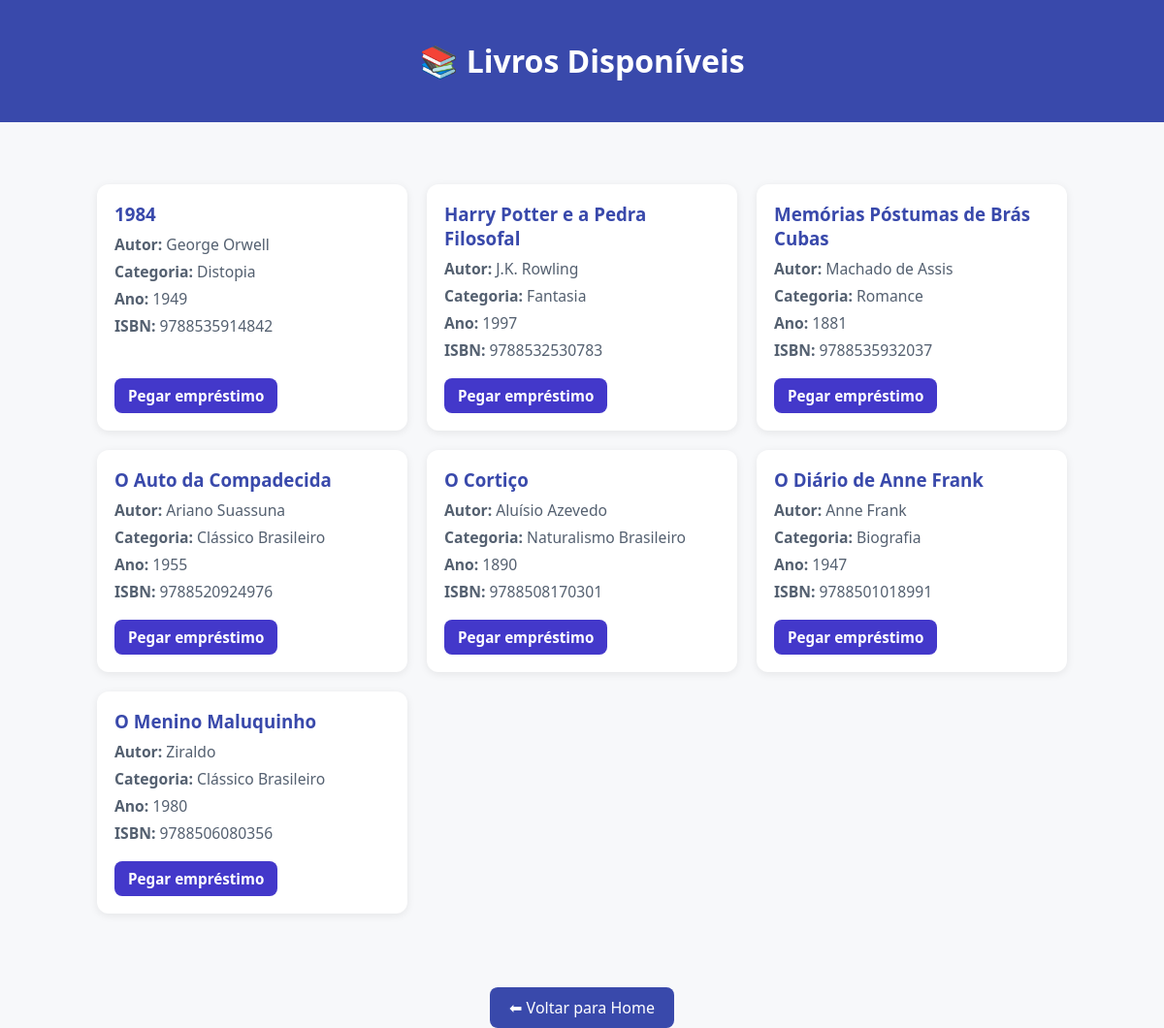
Before: /alunos/livros/ (signed in) with the older database file.
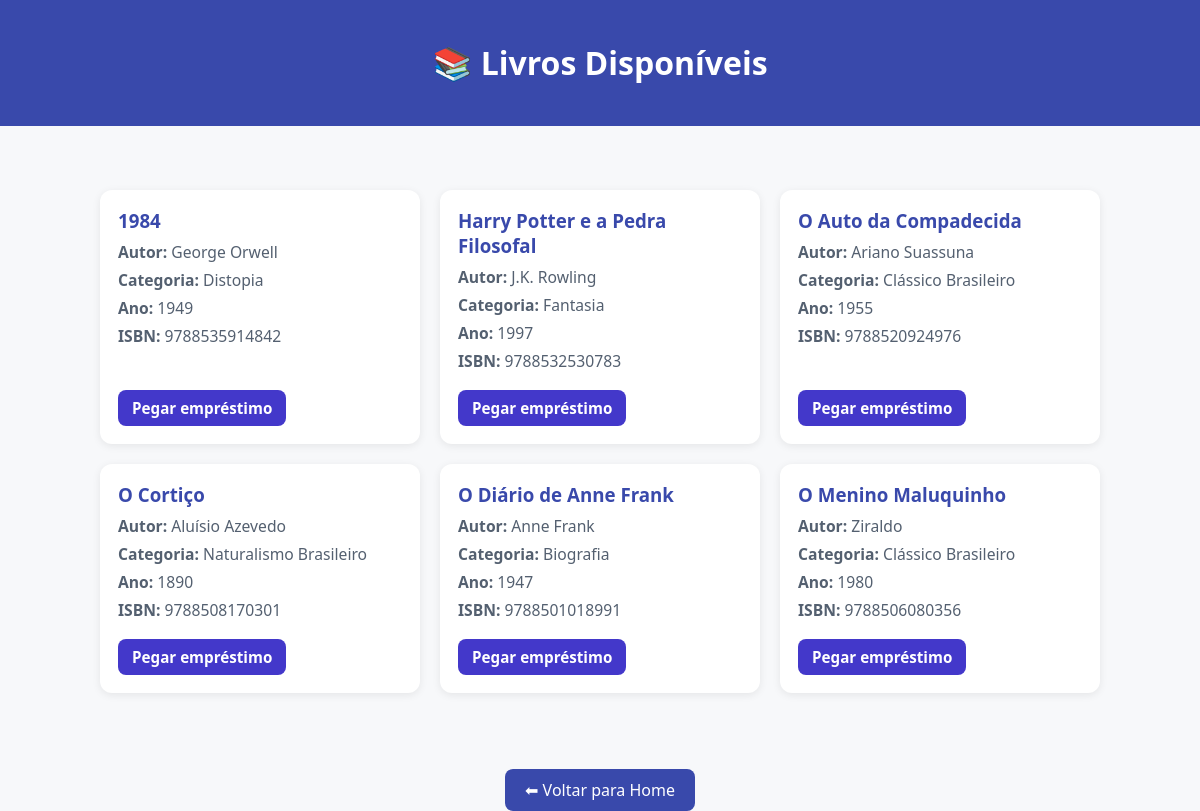
After: the same page with the newer database file.
### bibliotecarias/models.py (models this page shows, shortened)
class Livro(models.Model):
    isbn_validator = RegexValidator(
        regex=r'^\d{13}$',
        message='O ISBN deve conter exatamente 13 dígitos numéricos.'
    )
    titulo = models.CharField(max_length=200)
    autor = models.CharField(max_length=100)
    categoria = models.CharField(max_length=100)
    ano_publicacao = models.PositiveIntegerField()
    quantidade = models.PositiveIntegerField(default=1)
    isbn = models.CharField(
        max_length=13,
        unique=True,
        validators=[isbn_validator]
    )
    disponivel = models.BooleanField(default=True)

### alunos/views.py (the view)
# urls.py: path('livros/', views.lista_livros, name='lista_livros'),
@login_required
def lista_livros(request):
    livros = Livro.objects.filter(disponivel=True).order_by('titulo')
    return render(request, 'emprestimos/lista_livros.html', {'livros': livros})

### emprestimos/templates/emprestimos/lista_livros.html (shortened to what this page needs)
<!DOCTYPE html>
<html lang="pt-br">
<head>
</head>
<body>
    <header>
        <h1>📚 Livros Disponíveis</h1>
    </header>
    <div class="container">
        <div class="livros-grid">
            {% for livro in livros %}
                <div class="livro-card">
                    <div>
                        <h3>{{ livro.titulo }}</h3>
                        <p><strong>Autor:</strong> {{ livro.autor }}</p>
                        <p><strong>Categoria:</strong> {{ livro.categoria }}</p>
                        <p><strong>Ano:</strong> {{ livro.ano_publicacao }}</p>
                        <p><strong>ISBN:</strong> {{ livro.isbn }}</p>
                    </div>
                    <div class="actions">
                        {% if livro.disponivel %}
                            <a href="{% url 'pegar_emprestimo' livro.id %}" class="action-button">Pegar empréstimo</a>
                        {% else %}
                            <span class="action-button disabled">Indisponível</span>
                        {% endif %}
                    </div>
                </div>
            {% empty %}
                <p>Nenhum livro disponível no momento.</p>
            {% endfor %}
        </div>
    </div>
    <div style="text-align:center;">
        <a href="{% url 'home_aluno' %}" class="voltar">⬅ Voltar para Home</a>
    </div>
</body>
</html>

Changed rows visible on the page:
no longer on this page (row edited): Livro: titulo "Memórias Póstumas de Brás Cubas", autor "Machado de Assis", categoria "Romance", ano_publicacao "1881", isbn "9788535932037", disponivel "Pegar empréstimo"
